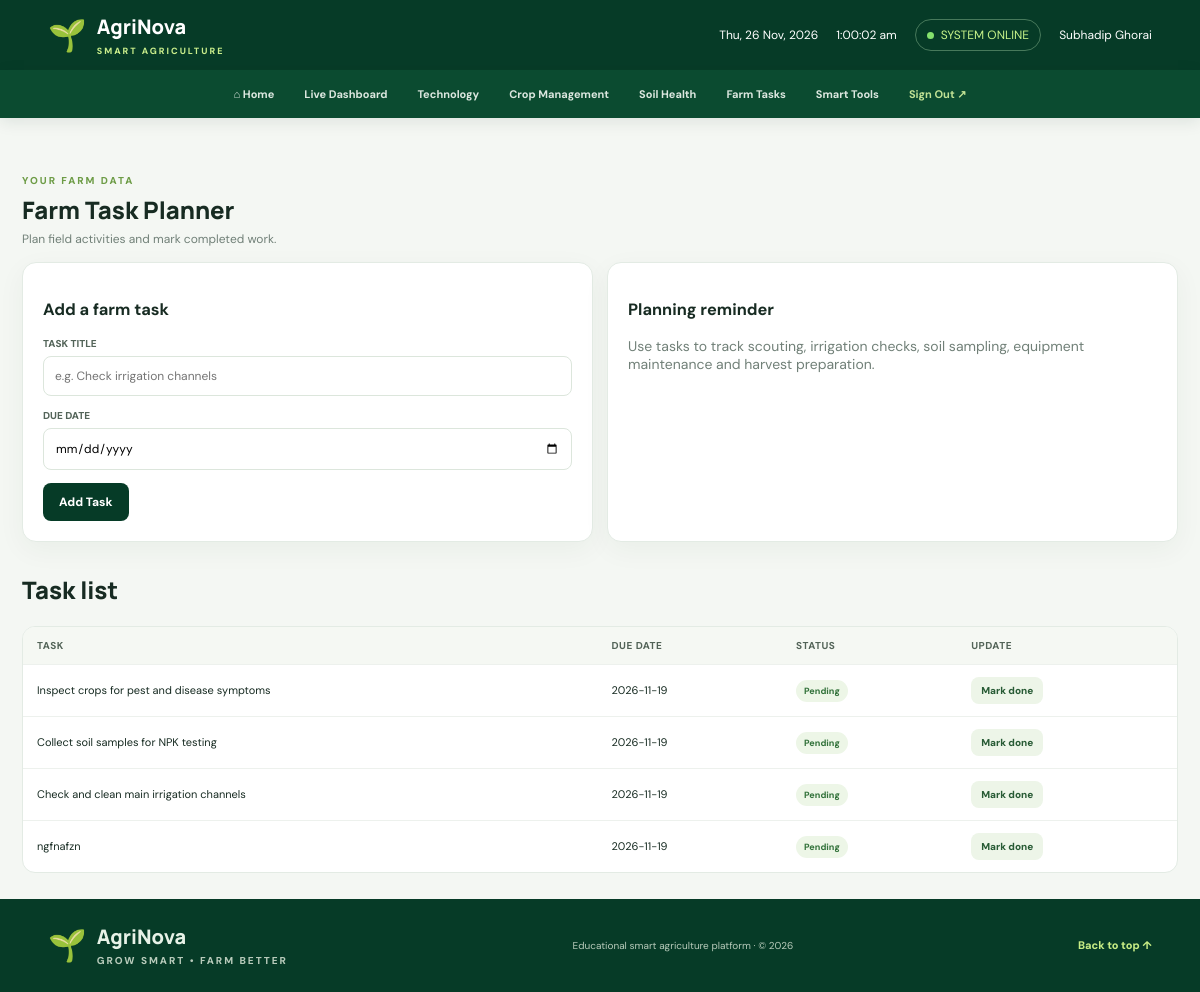
/tasks (signed in), run on the app's committed database.
### tables this page shows
CREATE TABLE users(
          id INTEGER PRIMARY KEY AUTOINCREMENT, name TEXT NOT NULL,
          email TEXT UNIQUE NOT NULL, password_hash TEXT NOT NULL,
          role TEXT NOT NULL DEFAULT 'farmer', created_at TEXT NOT NULL
        );

CREATE TABLE tasks(
          id INTEGER PRIMARY KEY AUTOINCREMENT, user_id INTEGER NOT NULL,
          title TEXT NOT NULL, due_date TEXT DEFAULT '', status TEXT DEFAULT 'Pending',
          FOREIGN KEY(user_id) REFERENCES users(id)
        );

### app.py (the view, shortened to what this page needs)
@app.route("/tasks", methods=["GET","POST"])
@login_required
def tasks_page():
    with db() as con:
        rows=con.execute("SELECT * FROM tasks WHERE user_id=? ORDER BY due_date ASC,id DESC",(session["user_id"],)).fetchall()
    return render_template("records.html", page="tasks", rows=rows)

### app.py (called while the page is built)
def db():
    conn = sqlite3.connect(DB_PATH)
    conn.row_factory = sqlite3.Row
    return conn

def login_required(fn):
    @wraps(fn)
    def wrapped(*args, **kwargs):
        if not session.get("user_id"):
            flash("Please sign in to access your farm dashboard.", "warning")
            return redirect(url_for("login"))
        return fn(*args, **kwargs)
    return wrapped

def current_user():
    if not session.get("user_id"): return None
    with db() as con:
        return con.execute("SELECT id,name,email,role FROM users WHERE id=?", (session["user_id"],)).fetchone()

@app.context_processor
def inject_globals():
    return {"current_user": current_user(), "year": datetime.now().year}

### templates/records.html (shortened to what this page needs)
{% extends "base.html" %}{% block title %}{{ 'Crop Management' if page=='crops' else 'Soil Health' if page=='soil' else 'Farm Tasks' }} | AgriNova{% endblock %}{% block content %}<main class="container"><div class="section-head"><div><span class="eyebrow">YOUR FARM DATA</span><h2>{{ 'Crop & Field Management' if page=='crops' else 'Soil Health Records' if page=='soil' else 'Farm Task Planner' }}</h2><p>{{ 'Save crop variety, area, planting date and notes.' if page=='crops' else 'Store your soil test and moisture readings.' if page=='soil' else 'Plan field activities and mark completed work.' }}</p></div></div>
{% if page=='crops' %}<div class="grid2"><section class="form-card"><h3>Add crop record</h3><form method="post" class="form-grid"><div class="field"><label>CROP NAME</label><select name="name" required><option>Rice</option><option>Wheat</option><option>Maize</option><option>Vegetables</option><option>Potato</option><option>Other</option></select></div><div class="field"><label>VARIETY</label><input name="variety" placeholder="e.g. local variety"></div><div class="field"><label>FIELD AREA (HECTARES)</label><input type="number" step="0.01" min="0" name="area" value="1"></div><div class="field"><label>PLANTING DATE</label><input type="date" name="planted_on"></div><div class="field wide"><label>NOTES</label><textarea name="notes" placeholder="Field name, crop stage, observations…"></textarea></div><div class="field wide"><button class="btn dark">Save Crop Record</button></div></form></section><section class="form-card"><h3>Crop planning notes</h3><p class="muted">Keep records of planting dates, variety, field area and crop observations. Use locally recommended varieties and agricultural extension guidance for your district.</p><div class="result">Tip: update the record when the crop stage changes or after a field visit.</div></section></div><div class="section-head"><div><h2>Saved crops</h2></div></div><div class="table-wrap"><table class="table"><thead><tr><th>Crop</th><th>Variety</th><th>Area (ha)</th><th>Planting date</th><th>Notes</th><th>Action</th></tr></thead><tbody>{% for r in rows %}<tr><td>{{ r.name }}</td><td>{{ r.variety or '—' }}</td><td>{{ r.area }}</td><td>{{ r.planted_on or '—' }}</td><td>{{ r.notes or '—' }}</td><td><form method="post" action="{{ url_for('delete_crop',item_id=r.id) }}"><button class="btn danger small">Delete</button></form></td></tr>{% else %}<tr><td colspan="6" class="empty">No crop records saved yet.</td></tr>{% endfor %}</tbody></table></div>
{% else %}<div class="grid2"><section class="form-card"><h3>Add a farm task</h3><form method="post"><div class="field"><label>TASK TITLE</label><input name="title" required placeholder="e.g. Check irrigation channels"></div><div class="field" style="margin:13px 0"><label>DUE DATE</label><input type="date" name="due_date"></div><button class="btn dark">Add Task</button></form></section><section class="form-card"><h3>Planning reminder</h3><p class="muted">Use tasks to track scouting, irrigation checks, soil sampling, equipment maintenance and harvest preparation.</p></section></div><div class="section-head"><div><h2>Task list</h2></div></div><div class="table-wrap"><table class="table"><thead><tr><th>Task</th><th>Due date</th><th>Status</th><th>Update</th></tr></thead><tbody>{% for r in rows %}<tr><td>{{ r.title }}</td><td>{{ r.due_date or '—' }}</td><td><span class="pill">{{ r.status }}</span></td><td><form method="post" action="{{ url_for('toggle_task',item_id=r.id) }}"><button class="btn light small">{{ 'Mark pending' if r.status=='Done' else 'Mark done' }}</button></form></td></tr>{% else %}<tr><td colspan="4" class="empty">No tasks added yet.</td></tr>{% endfor %}</tbody></table></div>{% endif %}</main>{% endblock %}

### templates/base.html (shortened to what this page needs)
<!doctype html><html lang="en"><head><link rel="stylesheet" href="{{ url_for('static',filename='style.css') }}"></head><body>
<header class="top"><a class="brand" href="{{ url_for('index') }}"><span class="brand-mark">🌱</span><span><b>AgriNova</b><small>SMART AGRICULTURE</small></span></a><div class="top-right"><span class="date" id="topDate">--</span><span id="topClock">--:--:--</span>{% if current_user %}<span class="live">SYSTEM ONLINE</span><span>{{ current_user.name }}</span>{% endif %}</div></header>
<nav class="nav"><a href="{{ url_for('dashboard') if current_user else url_for('index') }}">⌂ Home</a>{% if current_user %}<a href="{{ url_for('dashboard') }}">Live Dashboard</a><a href="{{ url_for('technology') }}">Technology</a><a href="{{ url_for('crops_page') }}">Crop Management</a><a href="{{ url_for('soil_page') }}">Soil Health</a><a href="{{ url_for('tasks_page') }}">Farm Tasks</a><a href="{{ url_for('tools_page') }}">Smart Tools</a><a class="right" href="{{ url_for('logout') }}">Sign Out ↗</a>{% else %}<a href="#features">Features</a><a href="{{ url_for('login') }}">Login</a><a class="right" href="{{ url_for('register') }}">Create Account</a>{% endif %}</nav>
{% block content %}{% endblock %}
<footer class="footer"><div class="brand"><span class="brand-mark">🌱</span><span><b>AgriNova</b><small>GROW SMART • FARM BETTER</small></span></div><small>Educational smart agriculture platform · © {{ year }}</small><a href="#top">Back to top ↑</a></footer>
</body></html>

### static/style.css (style rules this page uses)
:root { --green:#0b5735;--deep:#063b27;--lime:#b8e35b;--ink:#172b22;--muted:#718078;--line:#e3ebe4;--bg:#f4f7f3;--white:#fff;--shadow:0 8px 28px #123b1c0c }
* { box-sizing:border-box }
body { margin:0;background:var(--bg);color:var(--ink);font:14px 'DM Sans',Arial,sans-serif }
a { text-decoration:none;color:inherit }
button,input,select,textarea { font:inherit }
.top { height:70px;background:var(--deep);color:#fff;display:flex;align-items:center;justify-content:space-between;padding:0 max(4%,calc((100% - 1280px)/2));gap:20px }
.brand { display:flex;align-items:center;gap:10px }
.brand-mark { font-size:31px }
.brand b { font:800 20px Manrope;display:block }
.brand small { font-size:9px;letter-spacing:2px;color:#c9ed8b;font-weight:800 }
.top-right { display:flex;align-items:center;gap:18px;font-size:12px }
.live { border:1px solid #47795b;border-radius:30px;padding:7px 11px;color:#c8f48a }
.live:before { content:'';display:inline-block;width:7px;height:7px;background:#85e16d;border-radius:50%;margin-right:7px }
.nav { height:48px;background:#0b4b30;color:#f3f8f3;display:flex;justify-content:center;gap:30px;align-items:center;position:sticky;top:0;z-index:10;box-shadow:0 4px 15px #092f1b18 }
.nav a { font-size:11px;font-weight:700;opacity:.9 }
.nav .right { color:#d6f3a0 }
.container { max-width:1240px;margin:auto;padding:26px 22px }
.eyebrow { color:#6d9c46;font-size:10px;font-weight:800;letter-spacing:2px }
.btn { border:0;border-radius:8px;padding:11px 16px;background:#8fc84b;color:#183a20;font-size:12px;font-weight:800;display:inline-flex;align-items:center;justify-content:center;cursor:pointer }
.btn.dark { background:var(--deep);color:white }
.btn.light { background:#edf5e8;color:#285b35 }
.btn.small { padding:7px 10px;font-size:10px }
.section-head { display:flex;justify-content:space-between;align-items:end;gap:15px;margin:26px 0 15px }
.section-head h2 { font:800 24px Manrope;margin:5px 0 }
.section-head p { color:var(--muted);font-size:12px;margin:0 }
.grid2 { display:grid;grid-template-columns:repeat(2,1fr);gap:14px }
.pill { background:#edf6e7;color:#34733c;border-radius:20px;padding:5px 8px;font-size:9px;font-weight:800 }
.table-wrap { overflow:auto;background:white;border:1px solid var(--line);border-radius:13px }
.table { width:100%;border-collapse:collapse;min-width:620px }
.table th,.table td { text-align:left;padding:12px 14px;border-bottom:1px solid #edf1ed;font-size:11px }
.table th { background:#f5f8f3;color:#526357;font-size:10px;text-transform:uppercase;letter-spacing:.5px }
.table tr:last-child td { border-bottom:0 }
.form-card { background:white;border:1px solid var(--line);border-radius:14px;padding:20px;box-shadow:var(--shadow) }
.field { display:flex;flex-direction:column;gap:6px }
.field label { font-size:10px;font-weight:800;color:#536459 }
.field input,.field select,.field textarea { border:1px solid #dce6dc;border-radius:8px;padding:11px;background:#fff;outline-color:#8fc84b;font-size:12px;width:100% }
.muted { color:var(--muted) }
.footer { background:var(--deep);color:#e7f2e7;padding:24px max(4%,calc((100% - 1240px)/2));display:flex;justify-content:space-between;gap:15px;align-items:center;flex-wrap:wrap }
.footer small { color:#b8cbbb;font-size:10px }
.footer a { color:#c8ed85;font-size:11px;font-weight:800 }

### data on the page
users: name "Subhadip Ghorai"
tasks: title "Inspect crops for pest and disease symptoms", due_date "2026-11-19", status "Pending", status "Mark done"
tasks: title "Collect soil samples for NPK testing", due_date "2026-11-19", status "Pending", status "Mark done"
tasks: title "Check and clean main irrigation channels", due_date "2026-11-19", status "Pending", status "Mark done"
tasks: title "ngfnafzn", due_date "2026-11-19", status "Pending", status "Mark done"

### other printed values
{{ year }} "2026"
